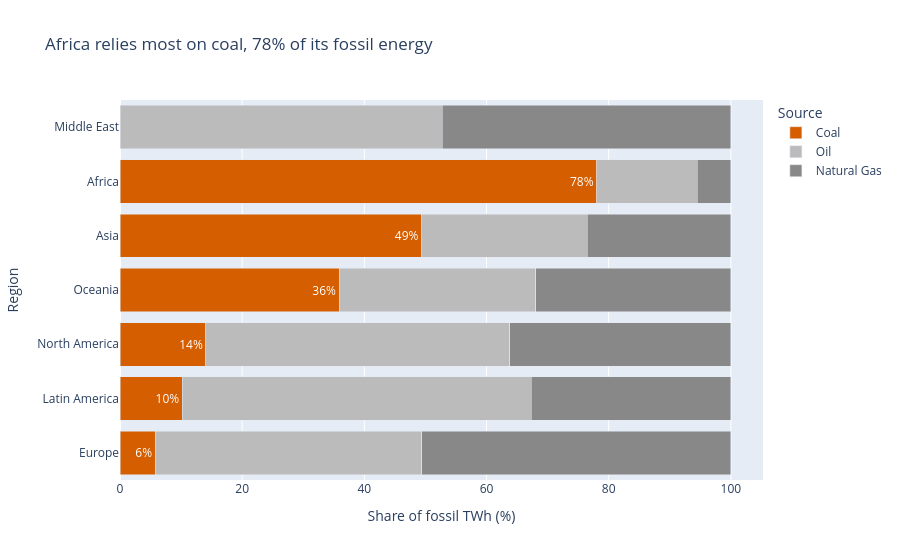

The notebook cell this image was saved under:
### Markdown cell above
## Task 3 — 100% stacked bar: which region relies most on coal?

**What to build:** A horizontal 100% stacked bar chart showing, for each **Region**, how its fossil energy splits between Coal, Oil and Natural Gas. This is the **same data as your Task 1 treemap**, visualised a second way.

**Requirements:**
- Reuse `df_fossil` from Task 1; aggregate TWh by `Region` × `Source` and convert to **shares of each region's fossil total**
- Horizontal bars, regions **sorted by coal share** (highest at the top)
- Coal is the segment on the baseline (first in `category_orders`) and the **only coloured segment** — keep it the same colour as in Task 1; Oil and Natural Gas in two greys
- Percentage labels on the coal segments only
- Insight title naming the most coal-dependent region and its coal share

> 💡 `df.groupby('Region')['TWh'].transform('sum')` gives each row its region total

### Code cell
# Task 3
df_reg = df_fossil.groupby(['Region', 'Source'], as_index=False)['TWh'].sum()
df_reg['Share'] = df_reg['TWh'] / df_reg.groupby('Region')['TWh'].transform('sum') * 100

# order regions by coal share, highest first
coal = df_reg.loc[df_reg['Source'] == 'Coal'].sort_values('Share', ascending=False)
region_order = coal['Region'].tolist()

# label only the coal segments
df_reg['Label'] = np.where(df_reg['Source'] == 'Coal', df_reg['Share'].round().astype(int).astype(str) + '%', '')

fig3 = px.bar(df_reg, x='Share', y='Region', color='Source', orientation='h', text='Label',
              category_orders={'Source': ['Coal', 'Oil', 'Natural Gas'], 'Region': region_order},
              color_discrete_map={'Coal': '#D55E00', 'Oil': '#BBBBBB', 'Natural Gas': '#888888'},
              title=f"{coal.iloc[0]['Region']} relies most on coal, {coal.iloc[0]['Share']:.0f}% of its fossil energy")
fig3.update_layout(barmode='stack', xaxis_title='Share of fossil TWh (%)')
fig3.show()

### Figure 1 — Plotly figure (JSON) as saved in the notebook; plotly's stock layout.template omitted (floating-point values rounded to 4 significant figures)
{"data": [{"alignmentgroup": "True", "hovertemplate": "Source=Coal<br>Share=%{x}<br>Region=%{y}<br>Label=%{text}<extra></extra>", "legendgroup": "Coal", "marker": {"color": "#D55E00", "pattern": {"shape": ""}}, "name": "Coal", "offsetgroup": "Coal", "orientation": "h", "showlegend": true, "text": ["78%", "49%", "6%", "10%", "14%", "36%"], "textposition": "auto", "type": "bar", "x": [78.04, 49.37, 5.765, 10.19, 14.06, 35.85], "xaxis": "x", "y": ["Africa", "Asia", "Europe", "Latin America", "North America", "Oceania"], "yaxis": "y"}, {"alignmentgroup": "True", "hovertemplate": "Source=Oil<br>Share=%{x}<br>Region=%{y}<br>Label=%{text}<extra></extra>", "legendgroup": "Oil", "marker": {"color": "#BBBBBB", "pattern": {"shape": ""}}, "name": "Oil", "offsetgroup": "Oil", "orientation": "h", "showlegend": true, "text": ["", "", "", "", "", "", ""], "textposition": "auto", "type": "bar", "x": [16.48, 27.11, 43.64, 57.18, 52.71, 49.73, 32.23], "xaxis": "x", "y": ["Africa", "Asia", "Europe", "Latin America", "Middle East", "North America", "Oceania"], "yaxis": "y"}, {"alignmentgroup": "True", "hovertemplate": "Source=Natural Gas<br>Share=%{x}<br>Region=%{y}<br>Label=%{text}<extra></extra>", "legendgroup": "Natural Gas", "marker": {"color": "#888888", "pattern": {"shape": ""}}, "name": "Natural Gas", "offsetgroup": "Natural Gas", "orientation": "h", "showlegend": true, "text": ["", "", "", "", "", "", ""], "textposition": "auto", "type": "bar", "x": [5.476, 23.52, 50.59, 32.64, 47.29, 36.21, 31.92], "xaxis": "x", "y": ["Africa", "Asia", "Europe", "Latin America", "Middle East", "North America", "Oceania"], "yaxis": "y"}], "layout": {"barmode": "stack", "legend": {"title": {"text": "Source"}, "tracegroupgap": 0}, "title": {"text": "Africa relies most on coal, 78% of its fossil energy"}, "xaxis": {"anchor": "y", "domain": [0, 1], "title": {"text": "Share of fossil TWh (%)"}}, "yaxis": {"anchor": "x", "categoryarray": ["Europe", "Latin America", "North America", "Oceania", "Asia", "Africa"], "categoryorder": "array", "domain": [0, 1], "title": {"text": "Region"}}}}
